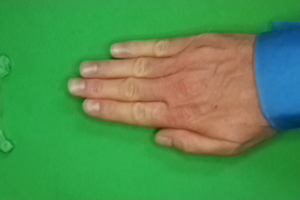
#> input picture PO - Pattern Recognition/paper/389udM70tLrMVL5H.png, 300 x 200 px
$ jupyter execute --allow-errors domaci_zadatak_1.ipynb
#> lines starting #> are read from the running program, lines starting #| are printed output that depends on the picture; long printed decimals are rounded
## Domaci zadatak iz prepoznavanja oblika

### Zadatak 1. Opcija 2.

### Uvoz neophodnih biblioteka

[cell 1]
import numpy as np
import matplotlib.pyplot as plt

from skimage import io
from skimage import util
from skimage import color

import os

from sklearn.model_selection import train_test_split
from sklearn.metrics import confusion_matrix
import seaborn as sns

### Predprocesiranje slika

Funkcija crop_hand sece sliku tako da izdvoji samo saku na slici

[cell 2]
def crop_hand(img):

    #Sliku posmatramo u HSV prostoru da bi izdvojili zelenu pozadinu
    img_hsv = color.rgb2hsv(img)
#> img_hsv: shape (200, 300, 3) float64; mean of channels 0, 1, 2 0.293, 0.647, 0.632
    img_shape = img.shape
#> img_shape = (200, 300, 3)
    M = img_shape[0]
#> M = 200
    N = img_shape[1]
#> N = 300

    #Zelimo pocetne i krajnje koordinate ruke da bi isekli samo korisni deo slike
    m_pocetno = 0
    n_pocetno = 0
    m_krajnje = M-1
#> m_krajnje = 199
    n_krajnje = N-1
#> n_krajnje = 299

    #Pocetna i krajnja vrsta
    for i in range(M):
        for j in range(N):
            if m_pocetno == 0:
                if img_hsv[i,j,1] > 0.2 and img_hsv[i,j,2] > 0.2:
                    if img_hsv[i,j,0] < 0.14 or img_hsv[i,j,0] > 0.46:
                        m_pocetno = i
            if m_krajnje == M-1:
                if img_hsv[M-i-1,N-j-1,1] > 0.2 and img_hsv[M-i-1,N-j-1,2] > 0.2:
                    if img_hsv[M-i-1,N-j-1,0] < 0.14 or img_hsv[M-i-1,N-j-1,0] > 0.46:
                        m_krajnje = M-i-1

        if m_pocetno != 0 and m_krajnje != M-1:
            break
#> after the loop, m_krajnje = 154; m_pocetno = 21
    #Pocetna i krajnja kolona
    for j in range(N):
        for i in range(M):
            if n_pocetno == 0:
                if img_hsv[i,j,1] > 0.2 and img_hsv[i,j,2] > 0.2:
                    if img_hsv[i,j,0] < 0.14 or img_hsv[i,j,0] > 0.46:
                        n_pocetno = j
            if n_krajnje == N-1:
                if img_hsv[M-i-1,N-j-1,1] > 0.2 and img_hsv[M-i-1,N-j-1,2] > 0.2:
                    if img_hsv[M-i-1,N-j-1,0] < 0.14 or img_hsv[M-i-1,N-j-1,0] > 0.46:
                        n_krajnje = N-j-1

        if n_pocetno != 0 and n_krajnje != N-1:
            break
#> after the loop, n_krajnje = 298; n_pocetno = 71

    #Secemo sliku
    img_cropped = img[m_pocetno:m_krajnje,n_pocetno:n_krajnje]
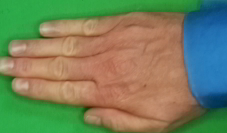
#> img_cropped: shape (133, 227, 3) float64; mean R, G, B 0.462, 0.506, 0.366

    return img_cropped

### Izdvajanje obelezja

Funkcija features vraca odnos ne-zelenih piksela na levoj i desnoj polovini slike i odnos duzine i sirine slike:

[cell 3]
def features(img_cropped):

    img_hsv = color.rgb2hsv(img_cropped)
#> img_hsv: shape (133, 227, 3) float64; mean of channels 0, 1, 2 0.219, 0.569, 0.641

    img_shape = img_cropped.shape
#> img_shape = (133, 227, 3)

    M = img_shape[0]
#> M = 133
    N = img_shape[1]

    #Stavljamo pocetne vrendosti na 1, nece mnogo uticati na odnos a za svaki slucaj da ne bude deljenje sa 0 nigde
    saka_levo = 1
    saka_desno = 1
    for i in range(M):
        for j in range(N):
        #Zelimo odnos broja piksela koji su saka levo i desno
            if img_hsv[i,j,1] > 0.2 and img_hsv[i,j,2] > 0.2:
                if img_hsv[i,j,0] < 0.14 or img_hsv[i,j,0] > 0.46:
                    if j < round(N*0.5):
                        saka_levo = saka_levo + 1
                    else:
                        saka_desno = saka_desno + 1

    return [saka_levo/saka_desno, N/M]

Testiranje funkcija crop_hand i features na primeru:

[cell 4]
img = util.img_as_float(io.imread('paper/389udM70tLrMVL5H.png'))

fix, axes = plt.subplots(1, 1, figsize=(15, 6))
axes.imshow(img)
axes.set_title('Ulazna slika')
axes.axis('off')

img_cropped = crop_hand(img)

fix, axes = plt.subplots(1, 1, figsize=(15, 6))
axes.imshow(img_cropped)
axes.set_title('Isecena slika')
axes.axis('off')

img_features = features(img_cropped)
#> img_features = [0.648, 1.71]
print("Prvo obelezje:",img_features[0],", Drugo obelezje:", img_features[1])
#| Prvo obelezje: 0.6478 , Drugo obelezje: 1.707

### Primena predprocesiranja i izdvajanja obelezja na svaku sliku iz baze podataka

[cell 5]
#Primena predprocesiranja i izdvajanja obelezja nad svim slikama
folder_paper = 'paper'
folder_rock = 'rock'
folder_scissors = 'scissors'

paper = []
rock = []
scissors = []

#i = 0
for filename in os.listdir(folder_paper):
    image_path = os.path.join(folder_paper, filename)
    img = util.img_as_float(io.imread(image_path))
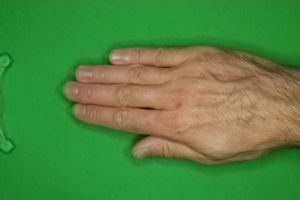
#> input picture PO - Pattern Recognition/paper/0Uomd0HvOB33m47I.png, 300 x 200 px
    img_cropped = crop_hand(img)
#> in crop_hand (call 2), `img_hsv = color.rgb2hsv(img)`: img_hsv: shape (200, 300, 3) float64; mean of channels 0, 1, 2 0.258, 0.63, 0.575
#> in crop_hand (call 2), `img_cropped = img[m_pocetno:m_krajnje,n_pocetno:n_krajnje]`:
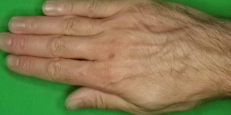
#> img_cropped: shape (115, 231, 3) float64; mean R, G, B 0.526, 0.486, 0.318
    paper.append(features(img_cropped))
#> in features (call 2), `img_hsv = color.rgb2hsv(img_cropped)`: img_hsv: shape (115, 231, 3) float64; mean of channels 0, 1, 2 0.136, 0.492, 0.595
#> pass 2 of the loop `for filename in os.listdir(folder_paper):`:
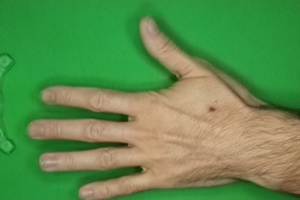
#> input picture PO - Pattern Recognition/paper/14K62H4KG1hg5qiJ.png, 300 x 200 px
#> in crop_hand (call 3), `img_cropped = img[m_pocetno:m_krajnje,n_pocetno:n_krajnje]`:
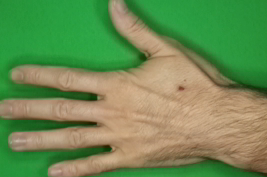
#> img_cropped: shape (177, 267, 3) float64; mean R, G, B 0.426, 0.551, 0.328
#> pass 3 of the loop `for filename in os.listdir(folder_paper):`:
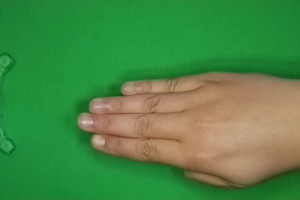
#> input picture PO - Pattern Recognition/paper/1uoW7QcH2qAgCTxv.png, 300 x 200 px
#> in crop_hand (call 4), `img_cropped = img[m_pocetno:m_krajnje,n_pocetno:n_krajnje]`:
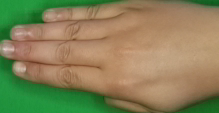
#> img_cropped: shape (113, 219, 3) float64; mean R, G, B 0.532, 0.51, 0.346
#> the loop made 4 passes; the first 3 are shown
    #i = i + 1

i = 0
#> i = 0
#> (the rest of this cell did not finish here and is left out)

[cell 6]
#Izuzimanje outliera
paper = np.array(paper)
rock = np.array(rock)
scissors = np.array(scissors)

paper_real = []
rock_real = []
scissors_real = []

for i in range(len(rock)):
    if rock[i,0] < 2 and rock[i,1] < 4:
        rock_real.append([rock[i,0], rock[i,1]])
#> after the loop, rock_real = []

for i in range(len(paper)):
    if paper[i,0] < 2 and paper[i,1] < 4:
        paper_real.append([paper[i,0], paper[i,1]])

for i in range(len(scissors)):
    if scissors[i,0] < 2 and scissors[i,1] < 4:
        scissors_real.append([scissors[i,0], scissors[i,1]])

paper = np.array(paper_real)
scissors = np.array(scissors_real)
rock = np.array(rock_real)
#> rock = empty array

### Podela baze na trening i test skup

#> (a cell that did not finish here is left out)

### Vizuelizacija u prostoru obelezja

[cell 8]
plt.figure()
plt.xlabel('Obeležje 1 - odnos ne-zelenih piksela levo/desno');
plt.ylabel('Obeležje 2 - odnos N/M')
plt.title('Papir kamen makaze u prostoru obelezja')
#> (the rest of this cell did not finish here and is left out)

### Klasifikacija - test vise hipoteza

[cell 9]
#Visedimenzionalna Gausova raspodela
def gaussian_pdf(X, M, S):
    detS = np.linalg.det(S)
    invS = np.linalg.inv(S)
    f = 1/(2*np.pi*detS**0.5)*np.exp(-0.5*(X-M).T@invS@(X-M))
    return f

#Matematicko ocekivanje
#> (the rest of this cell did not finish here and is left out)

### Rezultat klasfikacije - konfuziona matrica

#> (a cell that did not finish here is left out)

### Biramo dva znaka koja su najviše separabilna - kamen i makaze

[cell 11]
#Histogram za makaze
plt.figure()
#> (the rest of this cell did not finish here and is left out)

### Linearni klasifikator na bazi zeljenih izlaza

[cell 12]
#Formiramo niz x0 koji ima vrednosti 1 i -1 (razlicito za kamen i makaze)
N1 = len(rock)
#> N1 = 0
N2 = len(scissors)
N = N1 + N2

x0 = np.ones((1,N))
x0[0,0:N1] = x0[0,0:N1]*(-1)

rock_negative = rock*(-1)
#> rock_negative = empty array
X = np.concatenate((rock_negative,scissors),axis=0)

X = X.T

#Spajamo x0 i X
#> (the rest of this cell did not finish here and is left out)
